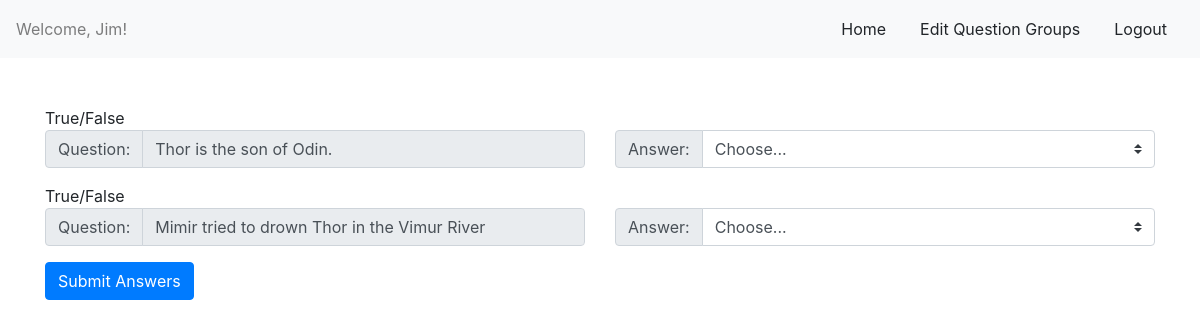
Page /home/2/ (signed in) on the earlier database version.
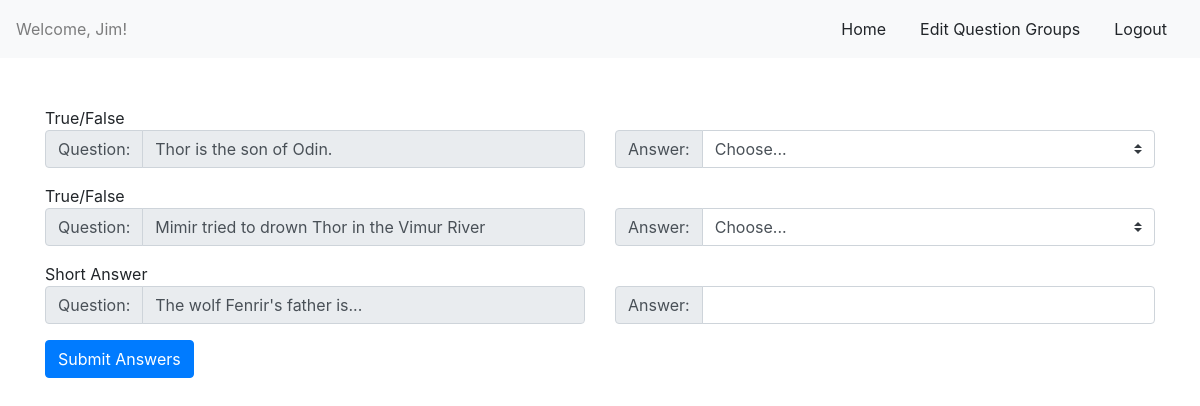
Same page on the later database version.
### questionCreator/models.py (models this page shows)
class Question(models.Model):
    question = models.TextField(max_length=255)
    answer = models.TextField(max_length=255)
    question_type = models.ForeignKey(QuestionType, related_name='questions', on_delete=models.CASCADE)
    question_group = models.ForeignKey(QuestionGroup, related_name='questions', on_delete=models.CASCADE)
    created_at = models.DateTimeField(auto_now_add=True)
    updated_at = models.DateTimeField(auto_now=True)

class QuestionType(models.Model):
    type_name = models.CharField(max_length=255)
    created_at = models.DateTimeField(auto_now_add=True)
    updated_at = models.DateTimeField(auto_now=True)

### questionTaker/views.py (the view)
# urls.py: path('<int:tid>/', views.takeTest, name='takeTest'),
def takeTest(request, tid):
    context = {
        'title': 'Create a new Question Group',
        'first_name': User.objects.get(id=request.session['login_id']).first_name,
        'questions': Question.objects.filter(question_group=QuestionGroup.objects.get(id=tid)).all(),
    }
    return render(request, 'question_take.html', context)

### logreg/templates/question_take.html (shortened to what this page needs)
<!DOCTYPE html>
 <html class="no-js">
    <head>
        <link rel="stylesheet" href="https://stackpath.bootstrapcdn.com/bootstrap/4.5.2/css/bootstrap.min.css">
    </head>
    <body>
        <nav class="navbar navbar-light bg-light">
            <span class="navbar-text">
                Welcome, {{first_name}}!
            </span>
            <ul class="nav nav-pills">
                <li class="nav-item">
                    <a class="btn nav-link" href="/">Home</a>
                </li>
                <li class="nav-item">
                    <a class="btn nav-link" href="/question/">Edit Question Groups</a>
                </li>
                <li class="nav-item">
                    <a class="btn nav-link" href="/logout">Logout</a>
                </li>
            </ul>
        </nav>
        <div class="container">
            <form action="submit" method="POST" class="mt-5">
                {% for question in questions %}
                {{question.question_type.type_name}}
                <div class="row">
                    <div class="col">
                        <div class="input-group mb-3">
                            <div class="input-group-prepend">
                                <span class="input-group-text" id="question-addon{{question.id}}">Question:</span>
                            </div>
                            <input type="text" class="form-control" id="question{{question.id}}" aria-label="question{{question.id}}" aria-describedby="question-addon{{question.id}}" value="{{question.question}}" disabled>
                        </div>
                    </div>
                    {% if question.question_type.type_name == 'True/False' %}
                    <div class="col">
                        <div class="input-group mb-3">
                            <div class="input-group-prepend">
                                <label class="input-group-text" for="answer_{{question.id}}">Answer:</label>
                            </div>
                            <select class="custom-select" id="answer_{{question.id}}" name="answer_{{question.id}}" required>
                                <option value="" selected disabled>Choose...</option>
                            </select>
                        </div>
                    </div>
                    {% endif %}
                    {% if question.question_type.type_name == 'Short Answer' %}
                    <div class="col">
                        <div class="input-group mb-3">
                            <div class="input-group-prepend">
                                <label class="input-group-text" for="answer_{{question.id}}">Answer:</label>
                            </div>
                            <input type="text" class="form-control" id="answer_{{question.id}}" name="answer_{{question.id}}" aria-label="answer_{{question.id}}" aria-describedby="answer_{{question.id}}" required>
                        </div>
                    </div>
                    {% endif %}
                </div>
                {% endfor %}
                <button type="submit" class="btn btn-primary">Submit Answers</button>
            </form>
        </div>
    </body>
</html>

Differences in the rows shown:
added Question: question_type.type_name "Short Answer", question "The wolf Fenrir's father is..."
